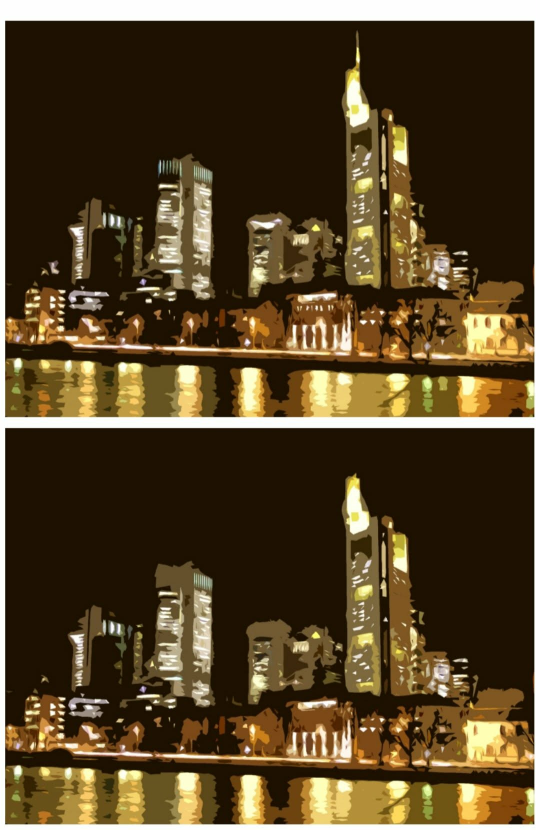
#> input picture spot_the_difference/puzzles/puzzle_02.jpg, 1080 x 1659 px, found by its file name (shown at 1/2 size)
$ python check_homography.py
#> lines starting #> are read from the running program, lines starting #| are printed output that depends on the picture; after the words box and inside, x2 and y2 are one past the last pixel; in counts of white or black regions, pixels touching at a corner belong together
### spot_the_difference/spot_the_differences.py
#!/usr/bin/env python3
"""
spot_the_difference.py  (v2 – fixed)
=====================================
Fixes over v1:
  FIX A — Large blobs (r > max_allowed_r) are now SPLIT via distance-transform
           watershed instead of silently dropped.  This recovers the tail and
           cushion-stripe differences that were being swallowed by one giant
           alignment-artifact blob.
  FIX B — HUE_DILATE_KSIZE reduced 21→9 so the hue mask doesn't bleed and
           fuse unrelated regions into one oversized blob.
  FIX C — MERGE_RADIUS reduced 88→55 so spatially-separate differences
           (tail vs. cushion-stripe) don't collapse into a single circle that
           then exceeds the radius cap and gets dropped.
  FIX D — delta_floor lowered 8.0→7.0 to catch low-contrast diffs like the tail.
  FIX E — Circle padding tightened (+12→+6) so circles hug the real diff region.
  FIX F — No per-circle numbering badges.  Only the total count is shown on the
           Khmer banner.

Usage (unchanged):
  python spot_the_difference.py puzzle.jpg
  python spot_the_difference.py original.png modified.png
  python spot_the_difference.py numbergrid.png --mode number
"""

import sys
import argparse
import warnings
import random
import os
import re
import cv2
import numpy as np
from pathlib import Path
from skimage.metrics import structural_similarity as ssim
from PIL import Image, ImageDraw, ImageFont

warnings.filterwarnings("ignore")


# ─────────────────────────────────────────────────────────────────────────────
#  TUNING CONSTANTS
# ─────────────────────────────────────────────────────────────────────────────

MAX_WARP_SCALE       = 3.0
SAME_RATIO_TOL       = 0.03
ECC_MAX_DIM          = 400
ECC_MAX_ITER         = 150
ECC_EPS              = 1e-5

NUM_CELL_PAD         = 4
NUM_MIN_COLS         = 3
NUM_MIN_ROWS         = 3

HUE_FIXED_THRESH     = 30    # degrees — hue arc above this fires
HUE_SAT_MIN          = 30    # ignore pixels below this saturation
HUE_DILATE_KSIZE     = 9     # FIX B: was 21 — smaller kernel prevents blob fusion
HUE_SCORE_WEIGHT     = 0.5
MAX_BLOB_RADIUS_FRAC = 0.25
MERGE_RADIUS         = 55    # FIX C: was 88 — tighter merging
LOW_DELTA_FRAC       = 0.30
CIRCLE_PAD           = 6     # FIX E: was 12 — tighter circles


# ─────────────────────────────────────────────────────────────────────────────
#  FONTS
# ─────────────────────────────────────────────────────────────────────────────

_KHMER_FONT_CANDIDATES = [
    "/usr/share/fonts/truetype/noto/NotoSansKhmer-Bold.ttf",
    "/usr/share/fonts/truetype/noto/NotoSerifKhmer-Bold.ttf",
    "/usr/share/fonts/truetype/noto/NotoSansKhmer-Regular.ttf",
    "/usr/share/fonts/truetype/noto/NotoSerifKhmer-Regular.ttf",
    "C:/Windows/Fonts/NotoSansKhmer-Bold.ttf",
    "C:/Windows/Fonts/NotoSansKhmer-Regular.ttf",
    "C:/Windows/Fonts/NotoSerifKhmer-Bold.ttf",
    "C:/Windows/Fonts/NotoSerifKhmer-Regular.ttf",
    "/Library/Fonts/NotoSansKhmer-Bold.ttf",
    "/Library/Fonts/NotoSansKhmer-Regular.ttf",
    os.path.expanduser("~/Library/Fonts/NotoSansKhmer-Bold.ttf"),
    os.path.expanduser("~/Library/Fonts/NotoSansKhmer[wdth,wght].ttf"),
    "/usr/local/share/fonts/NotoSansKhmer-Bold.ttf",
    os.path.expanduser("~/.fonts/NotoSansKhmer-Bold.ttf"),
    os.path.expanduser("~/.local/share/fonts/NotoSansKhmer-Bold.ttf"),
]

_AVAILABLE_KHMER_FONTS = [p for p in _KHMER_FONT_CANDIDATES if os.path.exists(p)]

if not _AVAILABLE_KHMER_FONTS:
    print(
        "[WARN] No Khmer fonts found. Khmer text will fall back to the default font.\n"
        "       Linux : sudo apt install fonts-noto-core\n"
        "       macOS : brew install font-noto-sans-khmer"
    )

_LATIN_FONT = next((p for p in [
    "/usr/share/fonts/truetype/liberation/LiberationSans-Bold.ttf",
    "/usr/share/fonts/truetype/dejavu/DejaVuSans-Bold.ttf",
    "C:/Windows/Fonts/arialbd.ttf",
    "/Library/Fonts/Arial Bold.ttf",
    "/System/Library/Fonts/Supplemental/Arial Bold.ttf",
] if os.path.exists(p)), None)


# [15 lines left out: function pick_random_khmer_font, not called in this run]


# ─────────────────────────────────────────────────────────────────────────────
#  1.  IMAGE I/O
# ─────────────────────────────────────────────────────────────────────────────

def load_bgr(path: str) -> np.ndarray:
    return cv2.cvtColor(np.array(Image.open(path).convert("RGB")), cv2.COLOR_RGB2BGR)


# [64 lines left out: function _find_separator, not called in this run]


def crop_text_by_gap(img: np.ndarray) -> tuple[np.ndarray, int]:
    gray = cv2.cvtColor(img, cv2.COLOR_BGR2GRAY)
    row_var = np.var(gray, axis=1)
    content_rows = np.where(row_var > 50)[0]
    if len(content_rows) == 0: return img, 0
    start_y = content_rows[0]
    end_y = content_rows[-1]
    # some padding
    start_y = max(0, start_y - 10)
    end_y = min(img.shape[0], end_y + 10)
    return img[start_y:end_y, :], start_y

def auto_slice(img: np.ndarray):
    h, w = img.shape[:2]

    # 1. Search Horizontal Cuts
    lo_y, hi_y = int(h * 0.45), int(h * 0.55)
    best_score_h = -1.0
    best_sep_h = -1
    best_a_h, best_b_h = None, None
    best_astart_h, best_bstart_h = 0, 0

    for sep in range(lo_y, hi_y):
        a, b = img[:sep], img[sep:]
        min_h = min(a.shape[0], b.shape[0])
        a_crop = a[-min_h:]
        b_crop = b[:min_h]
        score = _ssim(a_crop, b_crop)
        if score > best_score_h:
            best_score_h = score
            best_sep_h = sep
            best_a_h, best_b_h = a_crop, b_crop
            best_astart_h = sep - min_h
            best_bstart_h = sep

    # 2. Search Vertical Cuts
    lo_x, hi_x = int(w * 0.45), int(w * 0.55)
    best_score_v = -1.0
    best_sep_v = -1
    best_a_v, best_b_v = None, None
    best_astart_v, best_bstart_v = 0, 0

    for sep in range(lo_x, hi_x):
        a, b = img[:, :sep], img[:, sep:]
        min_w = min(a.shape[1], b.shape[1])
        a_crop = a[:, -min_w:]
        b_crop = b[:, :min_w]
        score = _ssim(a_crop, b_crop)
        if score > best_score_v:
            best_score_v = score
            best_sep_v = sep
            best_a_v, best_b_v = a_crop, b_crop
            best_astart_v = sep - min_w
            best_bstart_v = sep

    # Compare horizontal vs vertical with aspect ratio penalty
    ratio_h = best_a_h.shape[1] / best_a_h.shape[0] if best_a_h is not None else 1.0
    ratio_v = best_a_v.shape[1] / best_a_v.shape[0] if best_a_v is not None else 1.0

    score_h = best_score_h
    score_v = best_score_v

    # Penalize extreme aspect ratios (ratio of width to height < 0.3 or > 3.3)
    if ratio_h < 0.3 or ratio_h > 3.3:
        score_h *= 0.1
    if ratio_v < 0.3 or ratio_v > 3.3:
        score_v *= 0.1

    if score_h >= score_v and best_score_h > 0:
        print(f"[INFO] Auto-sliced (Horizontal) → A{best_a_h.shape[:2]} B{best_b_h.shape[:2]} (SSIM {best_score_h:.2f} >= {best_score_v:.2f}, adjusted: {score_h:.2f} vs {score_v:.2f})")
        return best_a_h, best_b_h, best_astart_h, best_bstart_h
    elif score_v > score_h and best_score_v > 0:
        print(f"[INFO] Auto-sliced (Vertical) → A{best_a_v.shape[:2]} B{best_b_v.shape[:2]} (SSIM {best_score_v:.2f} > {best_score_h:.2f}, adjusted: {score_v:.2f} vs {score_h:.2f})")
        return best_a_v, best_b_v, best_astart_v, best_bstart_v
    else:
        # Fallback if no peaks found (e.g. solid color)
        half = h // 2
        print("[WARN] No valid separators found! Falling back to horizontal mid-cut.")
        a, b = img[:half], img[half:]
        return a, b, 0, half


# ─────────────────────────────────────────────────────────────────────────────
#  2.  ALIGNMENT
# ─────────────────────────────────────────────────────────────────────────────

def _gray(img: np.ndarray) -> np.ndarray:
    return cv2.cvtColor(img, cv2.COLOR_BGR2GRAY)


def _ssim(a: np.ndarray, b: np.ndarray) -> float:
    ga = _gray(cv2.resize(a, (512, 512)))
    gb = _gray(cv2.resize(b, (512, 512)))
    score, _ = ssim(ga, gb, full=True)
    return float(score)


def _warp_h(src, H, wh):
    return cv2.warpPerspective(src, H, wh,
                               flags=cv2.INTER_LANCZOS4,
                               borderMode=cv2.BORDER_REFLECT_101)


def _homography_ok(H, w, h):
    if H is None:
        return False
    pts  = np.float32([[0,0],[w,0],[w,h],[0,h]]).reshape(-1,1,2)
    out  = cv2.perspectiveTransform(pts, H).reshape(-1,2)
    ow   = float(np.max(out[:,0]) - np.min(out[:,0]))
    oh   = float(np.max(out[:,1]) - np.min(out[:,1]))
    if ow < 1 or oh < 1:
        return False
    sx, sy = ow/w, oh/h
    lo, hi = 1.0/MAX_WARP_SCALE, float(MAX_WARP_SCALE)
    return lo < sx < hi and lo < sy < hi


def _stage1_scale(ref, tgt):
    h,  w  = ref.shape[:2]
    ht, wt = tgt.shape[:2]
    if h == ht and w == wt:
        print("[INFO] Stage-1: same size — skip")
        return tgt
    ar_r = w  / h
    ar_t = wt / ht
    diff = abs(ar_r - ar_t) / max(ar_r, ar_t)
    if diff <= SAME_RATIO_TOL:
        out = cv2.resize(tgt, (w, h), interpolation=cv2.INTER_LANCZOS4)
        print(f"[INFO] Stage-1: same ratio → Lanczos resize")
        return out
    scale   = min(w / wt, h / ht)
    nw, nh  = int(wt * scale), int(ht * scale)
    resized = cv2.resize(tgt, (nw, nh), interpolation=cv2.INTER_LANCZOS4)
    edge    = np.concatenate([resized[0].reshape(-1,3), resized[-1].reshape(-1,3),
                              resized[:,0].reshape(-1,3), resized[:,-1].reshape(-1,3)])
    pad_c   = tuple(int(x) for x in np.median(edge, axis=0))
    canvas  = np.full((h, w, 3), pad_c, dtype=np.uint8)
    y0, x0  = (h - nh) // 2, (w - nw) // 2
    canvas[y0:y0+nh, x0:x0+nw] = resized
    print(f"[INFO] Stage-1: different ratio → fit-and-pad")
    return canvas


def _match(g_ref, g_tgt, name):
    if   name == "SIFT":  det, norm = cv2.SIFT_create(nfeatures=12000), cv2.NORM_L2
    elif name == "AKAZE": det, norm = cv2.AKAZE_create(),                cv2.NORM_HAMMING
    else:                 det, norm = cv2.ORB_create(nfeatures=12000),   cv2.NORM_HAMMING
    kp1, d1 = det.detectAndCompute(g_ref, None)
    kp2, d2 = det.detectAndCompute(g_tgt, None)
    if d1 is None or d2 is None or len(kp1) < 8 or len(kp2) < 8:
        return kp1, kp2, []
    matcher = cv2.BFMatcher(norm, crossCheck=False)
    raw     = matcher.knnMatch(d2, d1, k=2)
    good    = [m for m,n in raw if len((m,n))==2 and m.distance < 0.78*n.distance]
    return kp1, kp2, good


def _stage2_features(ref, tgt):
    h, w  = ref.shape[:2]
    g_ref = _gray(ref)
    g_tgt = _gray(tgt)
    for name in ("SIFT", "AKAZE", "ORB"):
        kp1, kp2, good = _match(g_ref, g_tgt, name)
        print(f"[INFO] Stage-2 {name}: {len(good)} good matches")
        if len(good) < 12:
            continue
        src = np.float32([kp2[m.queryIdx].pt for m in good]).reshape(-1,1,2)
        dst = np.float32([kp1[m.trainIdx].pt for m in good]).reshape(-1,1,2)
        H, mask = cv2.findHomography(src, dst, cv2.RANSAC, 5.0)
        if not _homography_ok(H, w, h):
            print(f"[WARN] Stage-2 {name}: homography failed sanity check")
            continue
        inliers = int(mask.sum()) if mask is not None else 0
        print(f"[INFO] Stage-2 {name}: accepted ({inliers} inliers)")
        warped  = _warp_h(tgt, H, (w, h))
        corners = np.float32([[0,0],[w,0],[w,h],[0,h]]).reshape(-1,1,2)
        mapped  = cv2.perspectiveTransform(corners, H).reshape(-1,2)
        vy1     = min(h, int(np.floor(mapped[:,1].max())))
        vy1     = vy1 if vy1 > 10 else h
        return warped, (0, vy1), H
    print("[WARN] Stage-2: no usable homography")
    return tgt, (0, h), None


def _stage3_ecc(ref, tgt):
    h, w   = ref.shape[:2]
    sc     = min(1.0, ECC_MAX_DIM / max(h, w))
    sw, sh = int(w*sc), int(h*sc)
    g_ref  = _gray(cv2.resize(ref, (sw, sh)))
    g_tgt  = _gray(cv2.resize(tgt, (sw, sh)))
    criteria = (cv2.TERM_CRITERIA_EPS | cv2.TERM_CRITERIA_COUNT, ECC_MAX_ITER, ECC_EPS)
    H_init   = np.eye(3, dtype=np.float32)
    try:
        _, H_small = cv2.findTransformECC(g_ref, g_tgt, H_init,
                                          cv2.MOTION_HOMOGRAPHY, criteria,
                                          inputMask=None, gaussFiltSize=5)
    except cv2.error as e:
        print(f"[WARN] Stage-3 ECC: {e}")
        return tgt, None
    H_full       = H_small.copy()
    H_full[0, 2] /= sc
    H_full[1, 2] /= sc
    if not _homography_ok(H_full, w, h):
        print("[WARN] Stage-3 ECC: insane result — skipped")
        return tgt, None
    return _warp_h(tgt, H_full, (w, h)), H_full


def align(ref, tgt, skip_ecc=True):
    h, w = ref.shape[:2]
    ht, wt = tgt.shape[:2]

    s0 = _ssim(ref, tgt)
    print(f"[INFO] SSIM before alignment : {s0:.4f}")

    tgt = _stage1_scale(ref, tgt)
    s1  = _ssim(ref, tgt)
    print(f"[INFO] SSIM after  Stage-1   : {s1:.4f}")

    # Initialize valid mask from Stage-1
    ar_r = w / h
    ar_t = wt / ht
    diff = abs(ar_r - ar_t) / max(ar_r, ar_t)

    valid_mask = np.zeros((h, w), dtype=np.uint8)
    if h == ht and w == wt:
        valid_mask[:, :] = 255
    elif diff <= SAME_RATIO_TOL:
        valid_mask[:, :] = 255
    else:
        scale = min(w / wt, h / ht)
        nw, nh = int(wt * scale), int(ht * scale)
        y0, x0 = (h - nh) // 2, (w - nw) // 2
        valid_mask[y0:y0+nh, x0:x0+nw] = 255

    tgt2, valid_range, H = _stage2_features(ref, tgt)
    s2 = _ssim(ref, tgt2)
    if s2 >= s1 - 0.005:
        tgt, s_cur = tgt2, s2
        if H is not None:
            valid_mask = cv2.warpPerspective(valid_mask, H, (w, h), flags=cv2.INTER_NEAREST, borderMode=cv2.BORDER_CONSTANT, borderValue=0)
    else:
        s_cur = s1; H = None; valid_range = (0, ref.shape[0])
        print("[INFO] Stage-2 made things worse — reverted")
    print(f"[INFO] SSIM after  Stage-2   : {s_cur:.4f}")

    if not skip_ecc:
        tgt3, H_ecc = _stage3_ecc(ref, tgt)
        s3   = _ssim(ref, tgt3)
        if s3 > s_cur + 0.001:
            tgt, s_cur = tgt3, s3
            if H is not None and H_ecc is not None:
                H = H_ecc @ H
            elif H_ecc is not None:
                H = H_ecc
            if H_ecc is not None:
                valid_mask = cv2.warpPerspective(valid_mask, H_ecc, (w, h), flags=cv2.INTER_NEAREST, borderMode=cv2.BORDER_CONSTANT, borderValue=0)
            print(f"[INFO] SSIM after  Stage-3   : {s_cur:.4f}  (ECC applied)")
        else:
            print(f"[INFO] SSIM after  Stage-3   : {s3:.4f}  (ECC skipped)")

    return tgt, valid_range, H, valid_mask


# ─────────────────────────────────────────────────────────────────────────────
#  3.  DIFFERENCE DETECTION
# ─────────────────────────────────────────────────────────────────────────────

# [522 lines left out: functions _auto_threshold, _lab_delta_map, _hue_delta_map, _split_large_blob, is_watermark_text, _mask_ocr_text and 2 more, not called in this run]


# ─────────────────────────────────────────────────────────────────────────────
#  3b.  LINE-DRAWING MODE
# ─────────────────────────────────────────────────────────────────────────────

_SATURATION_LINE_THRESHOLD = 20

# [524 lines left out: functions is_line_drawing, detect_line, _ocr_digit_grid, _crop_grid_content, _grid_cell_centres, _find_grid_crop_coords and 5 more, not called in this run]


def _khmer_digits(n: int) -> str:
    return str(n).translate(str.maketrans("0123456789", "០១២៣៤៥៦៧៨៩"))


# [366 lines left out: functions make_khmer_banner, add_watermark, build_stacked_output, build_vertical_split_output, build_stacked_output_numgrid, build_sidebyside_output and 3 more, not called in this run]


# [2 lines that do not run on import are left out]

### spot_the_difference/scratch/check_homography.py
import cv2
import sys
import numpy as np
from pathlib import Path

sys.path.append("/Users/nicksng/code/puzzle-portal/spot_the_difference")
import spot_the_differences as std

puzzles = [
    ("puzzle_02.jpg", "validation_dataset"),
    ("puzzle_03.jpg", "validation_dataset"),
    ("puzzle_04.jpg", "validation_dataset"),
    ("puzzle_05.jpg", "validation_dataset"),
    ("puzzle_06.jpg", "validation_dataset"),
    ("puzzle_07.jpg", "puzzles"),
    ("puzzle_08.jpg", "puzzles"),
]

for puz, folder in puzzles:
    p_path = Path("/Users/nicksng/code/puzzle-portal/spot_the_difference") / folder / puz
    combined = std.load_bgr(p_path)
    h, w = combined.shape[:2]
    if puz == "puzzle_06.jpg":
        continue
    elif puz == "puzzle_04.jpg":
        # Swan mode has multiple sub-panels, let's skip for simple homography check
        continue
    else:
        cropped_combined, crop_y_offset = std.crop_text_by_gap(combined)
#> in crop_text_by_gap, `row_var = np.var(gray, axis=1)`: row_var = 1659 values, max 6609.3 at index 1556, min 0 at index 0, mean 3105.8
#> in crop_text_by_gap, `content_rows = np.where(row_var > 50)[0]`: content_rows = 1587 values from 41 to 1648
#> in crop_text_by_gap, `start_y = content_rows[0]`: start_y = 41
#> in crop_text_by_gap, `end_y = content_rows[-1]`: end_y = 1648
#> in crop_text_by_gap, `start_y = max(0, start_y - 10)`: start_y = 31
#> in crop_text_by_gap, `end_y = min(img.shape[0], end_y + 10)`: end_y = 1658
#> crop_y_offset = 31
        img_a, img_b, _, _ = std.auto_slice(cropped_combined)
#> the loop in auto_slice, `for sep in range(lo_y, hi_y):` made 162 passes
#> (score, best_score_h) on passes 1 to 8: (0.492, 0.492), (0.493, 0.493), (0.495, 0.495), (0.495, 0.495), (0.496, 0.496), (0.497, 0.497), (0.498, 0.498), (0.498, 0.498)
#> after the loop in auto_slice, `for sep in range(lo_y, hi_y):`:
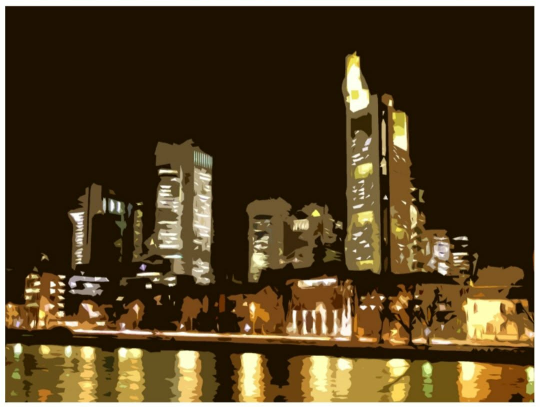
#> best_b_h: shape (813, 1080, 3) (shown at 1/2 size); mean B, G, R 35.3, 63.9, 81.8
#> after the loop in auto_slice, `for sep in range(lo_y, hi_y):`: best_astart_h = 0; best_bstart_h = 813; best_score_h = 0.914; best_sep_h = 813
#> the loop in auto_slice, `for sep in range(lo_x, hi_x):` made 108 passes
#> (score, best_score_v) on passes 1, 2, 3, 4, 5, 12, 13, 14: (0.428, 0.428), (0.429, 0.429), (0.429, 0.429), (0.429, 0.429), (0.43, 0.43), (0.43, 0.43), (0.431, 0.431), (0.431, 0.431)
#> pass 1, in _ssim (call 163), `ga = _gray(cv2.resize(a, (512, 512)))`:
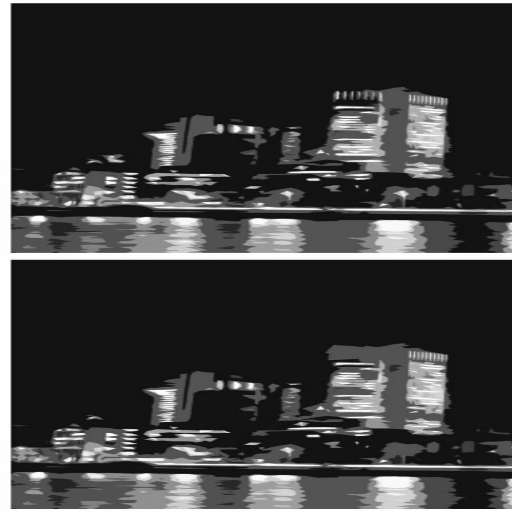
#> ga: shape (512, 512); min 10, max 255, mean 60.1
#> after the loop in auto_slice, `for sep in range(lo_x, hi_x):`:
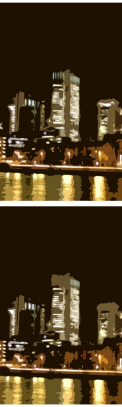
#> a_crop: shape (1627, 487, 3) (shown at 1/4 size); mean B, G, R 30.8, 56.8, 73.4
#> after the loop in auto_slice, `for sep in range(lo_x, hi_x):`:
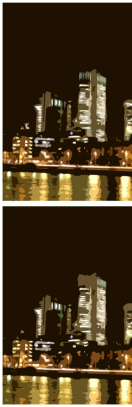
#> best_a_v: shape (1627, 526, 3) (shown at 1/4 size); mean B, G, R 33.9, 59.4, 75.4
#> after the loop in auto_slice, `for sep in range(lo_x, hi_x):`:
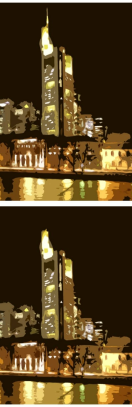
#> best_b_v: shape (1627, 526, 3) (shown at 1/4 size); mean B, G, R 33, 65.5, 85.7
#| [INFO] Auto-sliced (Horizontal) → A(813, 1080) B(813, 1080) (SSIM 0.91 >= 0.44, adjusted: 0.91 vs 0.44)

    img_b_aligned, valid_y_range, H = std.align(img_a, img_b, skip_ecc=False)
#| [INFO] SSIM before alignment : 0.9143
#| [INFO] SSIM after  Stage-1   : 0.9143
#> the loop in _stage2_features, `for name in ("SIFT", "AKAZE", "ORB"):` made 1 pass
#| [INFO] Stage-2 SIFT: 2122 good matches
#| [INFO] Stage-2 SIFT: accepted (2056 inliers)
#> in align, `valid_mask = cv2.warpPerspective(valid_mask, H, (w, h), flags=cv2.INTE..`:
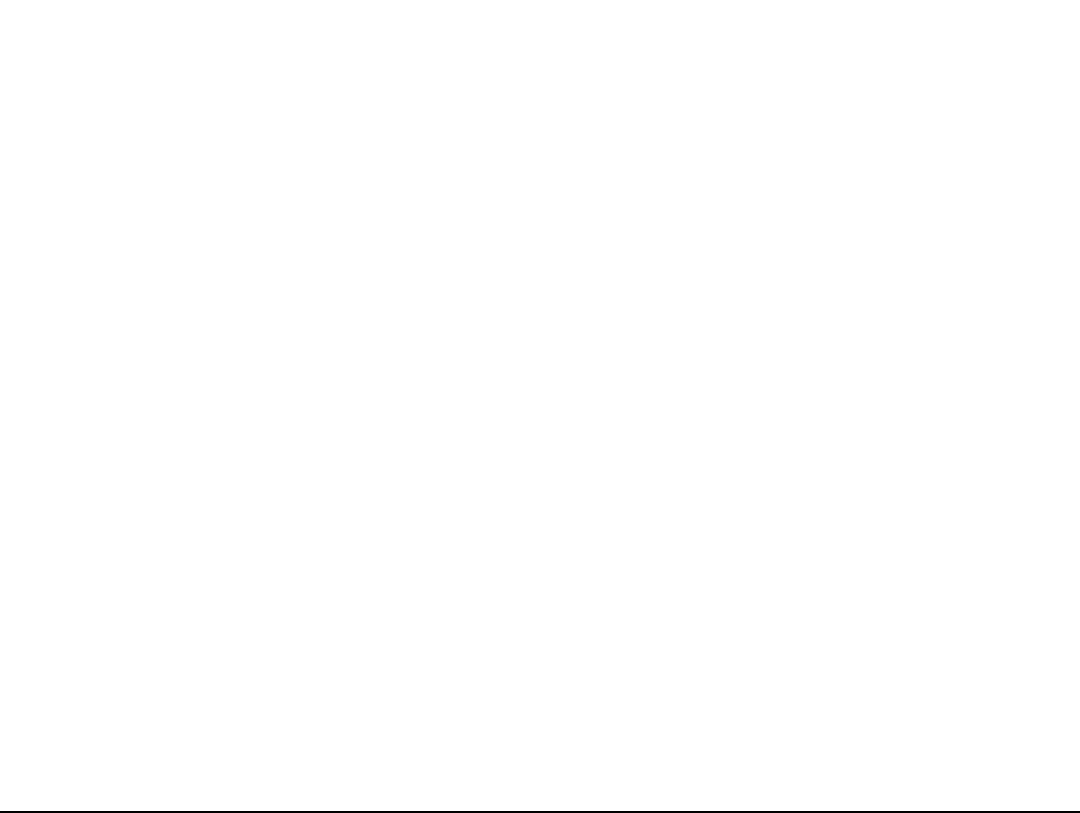
#> valid_mask: shape (813, 1080); 99.8% white; 1 black region, box (x1, y1, x2, y2) and area: (0, 811, 1080, 813) 2160
#| [INFO] SSIM after  Stage-2   : 0.9815
#> call 2 of _warp_h, with H = array of shape (3, 3), wh = (1080, 813)
#> in _warp_h (call 2), `return cv2.warpPerspective(src, H, wh, flags=cv2.INTER_LANCZOS4, borde..`:
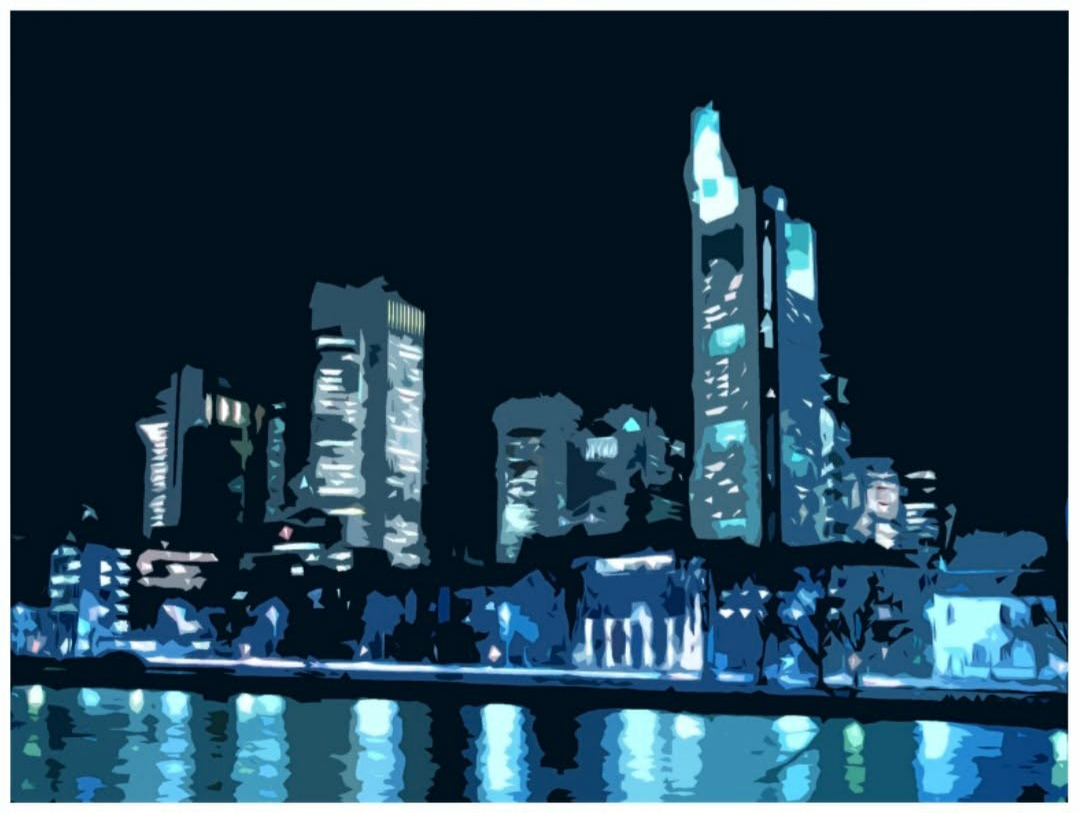
#> returned value: shape (813, 1080, 3); mean of channels 0, 1, 2 35.4, 64, 81.9; drawn as R, G, B
#| [INFO] SSIM after  Stage-3   : 0.9765  (ECC skipped)
#> (the run stopped early here; a loop or call above may not have finished)
